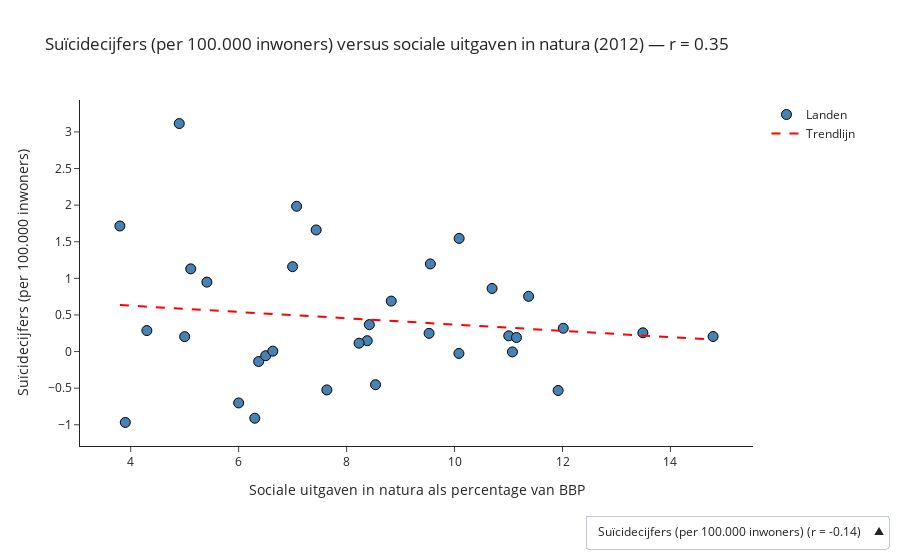

The notebook cell saved with this chart:
### Markdown cell above
Figuur 1 - Heatmap

Deze heatmap vergelijkt elf categorieën van sociale uitgaven met de gemiddelde Cantril‑geluksscore over de periode 2011-2016. Het meest in het oog springend is het vakje voor in‑natura social expenditure: dit kleurt het donkerst en vertegenwoordigt daarmee de sterkste positieve samenhang met nationaal geluk (Pierson r ≈ 0,80). De overige categorieën zijn zichtbaar lichter, wat aangeeft dat hun verband met subjectief welzijn zwakker is.

Argument 2 – Interactieve scatter: hulpdiensten vs. drie hoofdmaten

### Code cell
import pandas as pd
import numpy as np
import plotly.graph_objects as go

# Dataset inladen
pad = "Data/volledige_gecombineerde_dataset_met_family.csv"
df = pd.read_csv(pad)

# Filter op 2012
df_2012 = df[df['year'] == 2012].dropna(subset=[
    'socexp_k_pmp',
    'suicides_per_100k',
    'ladder_y',
    'total_mental_illness_prev'
])

# Functie voor regressielijn en correlatie
def bereken_regressie(x, y):
    slope, intercept = np.polyfit(x, y, 1)
    x_vals = np.linspace(x.min(), x.max(), 100)
    y_vals = slope * x_vals + intercept
    corr = round(x.corr(y), 2)
    return x_vals, y_vals, corr

# Keuzevariabelen en labels
variabelen = {
    'suicides_per_100k': 'Suïcidecijfers (per 100.000 inwoners)',
    'ladder_y': 'Geluksscore (Cantril ladder, 0–10)',
    'total_mental_illness_prev': 'Totaal mentale aandoeningen (%)'
}

# Standaard indicator
y_default = 'suicides_per_100k'

# Eerste keer plotten
x_data = df_2012['socexp_k_pmp']
y_data = df_2012[y_default]
x_vals, y_vals, corr = bereken_regressie(x_data, y_data)

fig = go.Figure()

# Scatterplot
fig.add_trace(go.Scatter(
    x=x_data,
    y=y_data,
    mode='markers',
    marker=dict(size=10, color='steelblue', line=dict(width=1, color='black')),
    text=df_2012['country'],
    hovertemplate="<b>Land:</b> %{text}<br>Sociale uitgaven in natura: %{x:.2f}% van BBP<br>Waarde: %{y:.2f}<extra></extra>",
    name='Landen'
))

# Trendlijn
fig.add_trace(go.Scatter(
    x=x_vals,
    y=y_vals,
    mode='lines',
    line=dict(color='red', dash='dash'),
    name='Trendlijn'
))

# Dropdownmenu met duidelijke labels + correlatie in titel
dropdown_buttons = []
for var, label in variabelen.items():
    y_data = df_2012[var]
    x_vals, y_vals, corr = bereken_regressie(x_data, y_data)

    dropdown_buttons.append(dict(
        label=f"{label} (r = {corr})",
        method="update",
        args=[
            {"x": [x_data, x_vals],
             "y": [y_data, y_vals]},
            {"yaxis": {"title": label},
             "title": f"{label} versus sociale uitgaven in natura (2012) — r = {corr}"}
        ]
    ))

# Layout
fig.update_layout(
    title=f"{variabelen[y_default]} versus sociale uitgaven in natura (2012) — r = {corr}",
    xaxis_title="Sociale uitgaven in natura als percentage van BBP",
    yaxis_title=variabelen[y_default],
    updatemenus=[
        dict(
            buttons=dropdown_buttons,
            direction="up",
            x=1.2,
            xanchor="right",
            y=-0.2,
            yanchor="top",
            showactive=True
        )
    ],
    template="simple_white"
)

fig.show()

### Figure 1 — Plotly figure (JSON) as saved in the notebook; plotly's stock layout.template omitted (floating-point values rounded to 4 significant figures; data arrays with more than 128 entries replaced by an {"elided": "..."} marker saying what was removed)
{"data": [{"hovertemplate": "<b>Land:</b> %{text}<br>Sociale uitgaven in natura: %{x:.2f}% van BBP<br>Waarde: %{y:.2f}<extra></extra>", "marker": {"color": "steelblue", "line": {"color": "black", "width": 1}, "size": 10}, "mode": "markers", "name": "Landen", "text": ["Australia", "Austria", "Belgium", "Bulgaria", "Canada", "Croatia", "Cyprus", "Denmark", "Estonia", "Finland", "France", "Germany", "Greece", "Hungary", "Iceland", "Ireland", "Italy", "Japan", "Latvia", "Lithuania", "Luxembourg", "Malta", "Netherlands", "New Zealand", "Norway", "Poland", "Portugal", "Romania", "Slovakia", "Slovenia", "Spain", "Sweden", "Switzerland", "United Kingdom"], "type": "scatter", "x": [8.382, 8.827, 9.552, 5, 8.231, 7, 3.9, 14.79, 5.112, 10.7, 11.37, 11.0, 6.299, 7.074, 11.15, 9.528, 7.634, 10.09, 3.8, 4.9, 6.371, 6, 11.07, 12.01, 10.08, 5.412, 6.501, 4.3, 6.633, 7.436, 8.536, 13.49, 8.421, 11.92], "y": [0.1485, 0.6891, 1.197, 0.2037, 0.1143, 1.159, -0.9683, 0.2054, 1.13, 0.8618, 0.754, 0.2146, -0.9106, 1.984, 0.1919, 0.2488, -0.5239, 1.546, 1.715, 3.114, -0.1361, -0.702, -0.0049, 0.3183, -0.02573, 0.9485, -0.05661, 0.2866, 0.00563, 1.661, -0.4531, 0.2566, 0.368, -0.5315]}, {"line": {"color": "red", "dash": "dash"}, "mode": "lines", "name": "Trendlijn", "type": "scatter", "x": [3.8, 3.911, 4.022, 4.133, 4.244, 4.355, 4.466, 4.577, 4.688, 4.799, 4.91, 5.021, 5.132, 5.243, 5.354, 5.465, 5.576, 5.687, 5.798, 5.909, 6.02, 6.131, 6.242, 6.353, 6.464, 6.575, 6.686, 6.797, 6.908, 7.019, 7.13, 7.241, 7.352, 7.463, 7.574, 7.685, 7.796, 7.907, 8.018, 8.129, 8.24, 8.351, 8.462, 8.573, 8.684, 8.795, 8.906, 9.017, 9.128, 9.239, 9.351, 9.462, 9.573, 9.684, 9.795, 9.906, 10.02, 10.13, 10.24, 10.35, 10.46, 10.57, 10.68, 10.79, 10.9, 11.02, 11.13, 11.24, 11.35, 11.46, 11.57, 11.68, 11.79, 11.9, 12.01, 12.13, 12.24, 12.35, 12.46, 12.57, 12.68, 12.79, 12.9, 13.01, 13.12, 13.24, 13.35, 13.46, 13.57, 13.68, 13.79, 13.9, 14.01, 14.12, 14.23, 14.35, 14.46, 14.57, 14.68, 14.79], "y": [0.6352, 0.6304, 0.6256, 0.6209, 0.6161, 0.6113, 0.6066, 0.6018, 0.597, 0.5923, 0.5875, 0.5827, 0.5779, 0.5732, 0.5684, 0.5636, 0.5589, 0.5541, 0.5493, 0.5446, 0.5398, 0.535, 0.5303, 0.5255, 0.5207, 0.5159, 0.5112, 0.5064, 0.5016, 0.4969, 0.4921, 0.4873, 0.4826, 0.4778, 0.473, 0.4683, 0.4635, 0.4587, 0.454, 0.4492, 0.4444, 0.4396, 0.4349, 0.4301, 0.4253, 0.4206, 0.4158, 0.411, 0.4063, 0.4015, 0.3967, 0.392, 0.3872, 0.3824, 0.3777, 0.3729, 0.3681, 0.3633, 0.3586, 0.3538, 0.349, 0.3443, 0.3395, 0.3347, 0.33, 0.3252, 0.3204, 0.3157, 0.3109, 0.3061, 0.3013, 0.2966, 0.2918, 0.287, 0.2823, 0.2775, 0.2727, 0.268, 0.2632, 0.2584, 0.2537, 0.2489, 0.2441, 0.2394, 0.2346, 0.2298, 0.225, 0.2203, 0.2155, 0.2107, 0.206, 0.2012, 0.1964, 0.1917, 0.1869, 0.1821, 0.1774, 0.1726, 0.1678, 0.1631]}], "layout": {"title": {"text": "Suïcidecijfers (per 100.000 inwoners) versus sociale uitgaven in natura (2012) — r = 0.35"}, "updatemenus": [{"buttons": [{"args": [{"x": {"elided": "2 rows, 134 float values in total"}, "y": {"elided": "2 rows, 134 float values in total"}}, {"title": "Suïcidecijfers (per 100.000 inwoners) versus sociale uitgaven in natura (2012) — r = -0.14", "yaxis": {"title": "Suïcidecijfers (per 100.000 inwoners)"}}], "label": "Suïcidecijfers (per 100.000 inwoners) (r = -0.14)", "method": "update"}, {"args": [{"x": {"elided": "2 rows, 134 float values in total"}, "y": {"elided": "2 rows, 134 float values in total"}}, {"title": "Geluksscore (Cantril ladder, 0–10) versus sociale uitgaven in natura (2012) — r = 0.73", "yaxis": {"title": "Geluksscore (Cantril ladder, 0–10)"}}], "label": "Geluksscore (Cantril ladder, 0–10) (r = 0.73)", "method": "update"}, {"args": [{"x": {"elided": "2 rows, 134 float values in total"}, "y": {"elided": "2 rows, 134 float values in total"}}, {"title": "Totaal mentale aandoeningen (%) versus sociale uitgaven in natura (2012) — r = 0.35", "yaxis": {"title": "Totaal mentale aandoeningen (%)"}}], "label": "Totaal mentale aandoeningen (%) (r = 0.35)", "method": "update"}], "direction": "up", "showactive": true, "x": 1.2, "xanchor": "right", "y": -0.2, "yanchor": "top"}], "xaxis": {"title": {"text": "Sociale uitgaven in natura als percentage van BBP"}}, "yaxis": {"title": {"text": "Suïcidecijfers (per 100.000 inwoners)"}}}}
